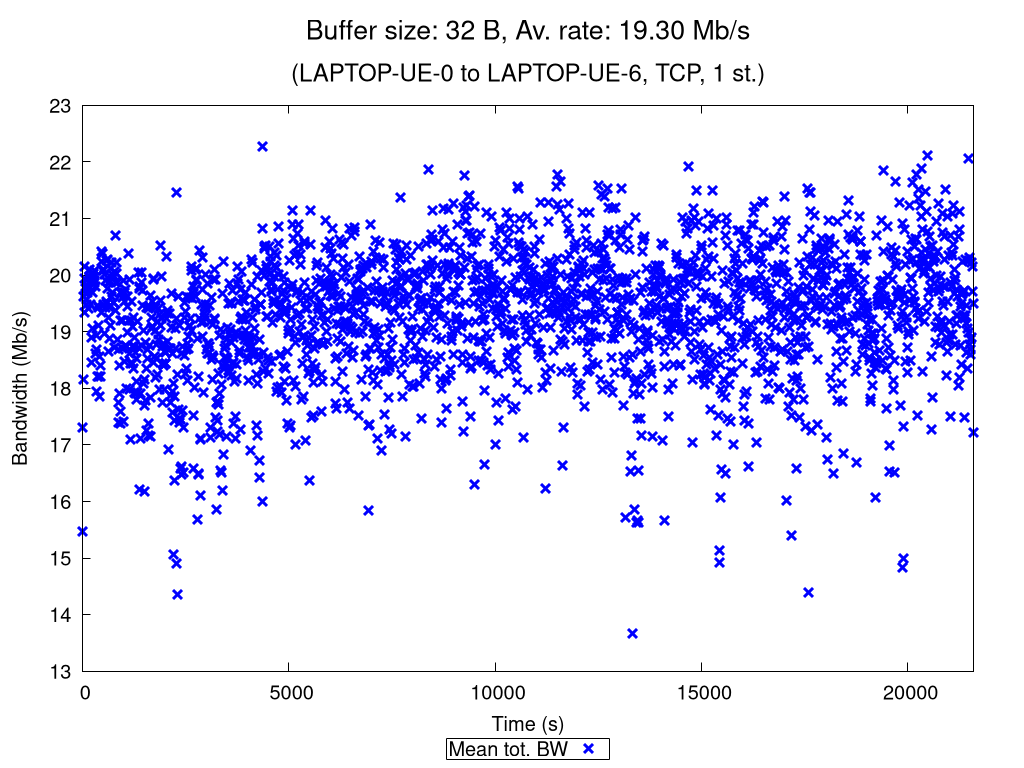

The gnuplot source for this figure:
set terminal pngcairo nocrop enhanced size 1024,768 font "Verdana,15"
set output "TCP_1_st_2020_11_13_08-47-29_one2two_00032B.png"

set title "{/=20 Buffer size: 32 B, Av. rate: 19.30 Mb/s}\n\n{/=18 (LAPTOP-UE-0 to LAPTOP-UE-6, TCP, 1 st.)}"

set xlabel "Time (s)"
set ylabel "Bandwidth (Mb/s)"
set ytics nomirror
set key bmargin center horizontal box samplen 1 width -1
set bmargin 4.6
set rmargin 4.5

rf = 1000000.0  # rate factor
set style fill transparent solid 0.2 noborder
set autoscale xfix
plot "TCP_1_st_2020_11_13_08-47-29_one2two_00032B_iperf_processed.dat" using 1:($2/rf-$3/rf):($2/rf+$3/rf) with filledcurves lc rgb "blue" notitle, \
     "" using 1:($2/rf) with points pt 2 ps 1.5 lw 3 lc rgb "blue" title "Mean tot. BW", \
